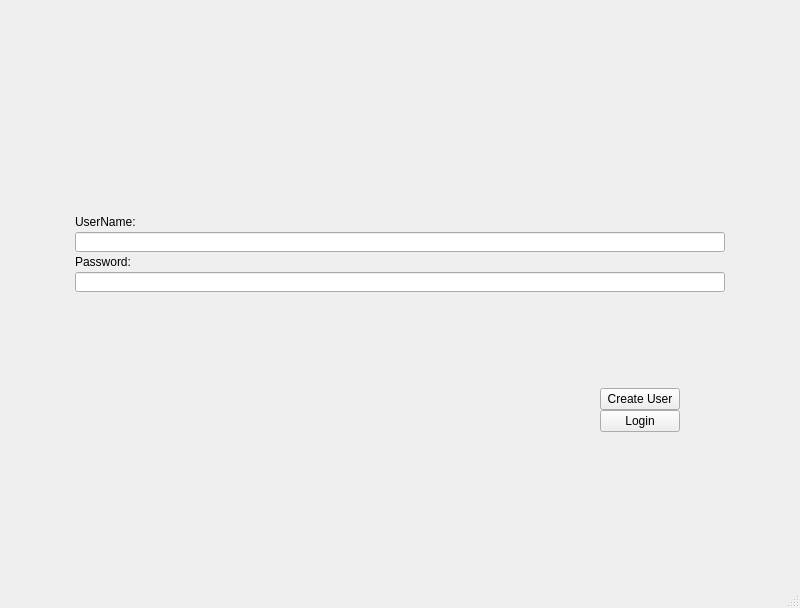
<?xml version="1.0" encoding="UTF-8"?>
<ui version="4.0">
 <class>LoginScreen</class>
 <widget class="QMainWindow" name="LoginScreen">
  <property name="enabled">
   <bool>true</bool>
  </property>
  <property name="geometry">
   <rect>
    <x>0</x>
    <y>0</y>
    <width>800</width>
    <height>608</height>
   </rect>
  </property>
  <property name="minimumSize">
   <size>
    <width>800</width>
    <height>500</height>
   </size>
  </property>
  <property name="maximumSize">
   <size>
    <width>3840</width>
    <height>2160</height>
   </size>
  </property>
  <property name="windowTitle">
   <string>BS Paint</string>
  </property>
  <widget class="QWidget" name="centralwidget">
   <property name="minimumSize">
    <size>
     <width>800</width>
     <height>450</height>
    </size>
   </property>
   <property name="maximumSize">
    <size>
     <width>3840</width>
     <height>1800</height>
    </size>
   </property>
   <layout class="QVBoxLayout" name="verticalLayout_2" stretch="0,0,0">
    <property name="spacing">
     <number>0</number>
    </property>
    <property name="leftMargin">
     <number>50</number>
    </property>
    <property name="topMargin">
     <number>15</number>
    </property>
    <property name="rightMargin">
     <number>50</number>
    </property>
    <property name="bottomMargin">
     <number>15</number>
    </property>
    <item>
     <widget class="QLabel" name="Logo">
      <property name="minimumSize">
       <size>
        <width>400</width>
        <height>100</height>
       </size>
      </property>
      <property name="maximumSize">
       <size>
        <width>600</width>
        <height>100</height>
       </size>
      </property>
      <property name="text">
       <string/>
      </property>
      <property name="pixmap">
       <pixmap resource="resources.qrc">:/Images/2D Graphic Label.png</pixmap>
      </property>
      <property name="scaledContents">
       <bool>true</bool>
      </property>
      <property name="alignment">
       <set>Qt::AlignCenter</set>
      </property>
     </widget>
    </item>
    <item>
     <layout class="QVBoxLayout" name="verticalLayout">
      <property name="spacing">
       <number>0</number>
      </property>
      <property name="leftMargin">
       <number>25</number>
      </property>
      <property name="topMargin">
       <number>25</number>
      </property>
      <property name="rightMargin">
       <number>25</number>
      </property>
      <property name="bottomMargin">
       <number>50</number>
      </property>
      <item>
       <widget class="QLabel" name="name_Label">
        <property name="sizePolicy">
         <sizepolicy hsizetype="Fixed" vsizetype="Fixed">
          <horstretch>0</horstretch>
          <verstretch>0</verstretch>
         </sizepolicy>
        </property>
        <property name="minimumSize">
         <size>
          <width>100</width>
          <height>20</height>
         </size>
        </property>
        <property name="maximumSize">
         <size>
          <width>100</width>
          <height>20</height>
         </size>
        </property>
        <property name="text">
         <string>UserName:</string>
        </property>
       </widget>
      </item>
      <item>
       <widget class="QLineEdit" name="userNameEdit">
        <property name="sizePolicy">
         <sizepolicy hsizetype="Fixed" vsizetype="Fixed">
          <horstretch>0</horstretch>
          <verstretch>0</verstretch>
         </sizepolicy>
        </property>
        <property name="minimumSize">
         <size>
          <width>500</width>
          <height>20</height>
         </size>
        </property>
        <property name="maximumSize">
         <size>
          <width>1000</width>
          <height>20</height>
         </size>
        </property>
       </widget>
      </item>
      <item>
       <widget class="QLabel" name="pass_Label">
        <property name="sizePolicy">
         <sizepolicy hsizetype="Fixed" vsizetype="Fixed">
          <horstretch>0</horstretch>
          <verstretch>0</verstretch>
         </sizepolicy>
        </property>
        <property name="minimumSize">
         <size>
          <width>100</width>
          <height>20</height>
         </size>
        </property>
        <property name="maximumSize">
         <size>
          <width>100</width>
          <height>20</height>
         </size>
        </property>
        <property name="text">
         <string>Password:</string>
        </property>
       </widget>
      </item>
      <item>
       <widget class="QLineEdit" name="passwordEdit">
        <property name="sizePolicy">
         <sizepolicy hsizetype="Fixed" vsizetype="Fixed">
          <horstretch>0</horstretch>
          <verstretch>0</verstretch>
         </sizepolicy>
        </property>
        <property name="minimumSize">
         <size>
          <width>500</width>
          <height>20</height>
         </size>
        </property>
        <property name="maximumSize">
         <size>
          <width>1000</width>
          <height>20</height>
         </size>
        </property>
       </widget>
      </item>
     </layout>
    </item>
    <item>
     <layout class="QVBoxLayout" name="ButtonLayout" stretch="0,0">
      <property name="spacing">
       <number>0</number>
      </property>
      <property name="sizeConstraint">
       <enum>QLayout::SetDefaultConstraint</enum>
      </property>
      <property name="leftMargin">
       <number>550</number>
      </property>
      <property name="topMargin">
       <number>10</number>
      </property>
      <property name="rightMargin">
       <number>50</number>
      </property>
      <property name="bottomMargin">
       <number>100</number>
      </property>
      <item>
       <widget class="QPushButton" name="pushButton">
        <property name="sizePolicy">
         <sizepolicy hsizetype="Fixed" vsizetype="Fixed">
          <horstretch>0</horstretch>
          <verstretch>0</verstretch>
         </sizepolicy>
        </property>
        <property name="text">
         <string>Create User</string>
        </property>
       </widget>
      </item>
      <item>
       <widget class="QPushButton" name="loginButton">
        <property name="sizePolicy">
         <sizepolicy hsizetype="Fixed" vsizetype="Fixed">
          <horstretch>0</horstretch>
          <verstretch>0</verstretch>
         </sizepolicy>
        </property>
        <property name="text">
         <string>Login</string>
        </property>
       </widget>
      </item>
     </layout>
    </item>
   </layout>
  </widget>
  <widget class="QMenuBar" name="menubar">
   <property name="geometry">
    <rect>
     <x>0</x>
     <y>0</y>
     <width>800</width>
     <height>21</height>
    </rect>
   </property>
  </widget>
  <widget class="QStatusBar" name="statusbar"/>
 </widget>
 <resources>
  <include location="resources.qrc"/>
 </resources>
 <connections>
  <connection>
   <sender>userNameEdit</sender>
   <signal>returnPressed()</signal>
   <receiver>loginButton</receiver>
   <slot>click()</slot>
   <hints>
    <hint type="sourcelabel">
     <x>546</x>
     <y>196</y>
    </hint>
    <hint type="destinationlabel">
     <x>645</x>
     <y>347</y>
    </hint>
   </hints>
  </connection>
  <connection>
   <sender>passwordEdit</sender>
   <signal>returnPressed()</signal>
   <receiver>loginButton</receiver>
   <slot>click()</slot>
   <hints>
    <hint type="sourcelabel">
     <x>360</x>
     <y>234</y>
    </hint>
    <hint type="destinationlabel">
     <x>641</x>
     <y>351</y>
    </hint>
   </hints>
  </connection>
 </connections>
</ui>
